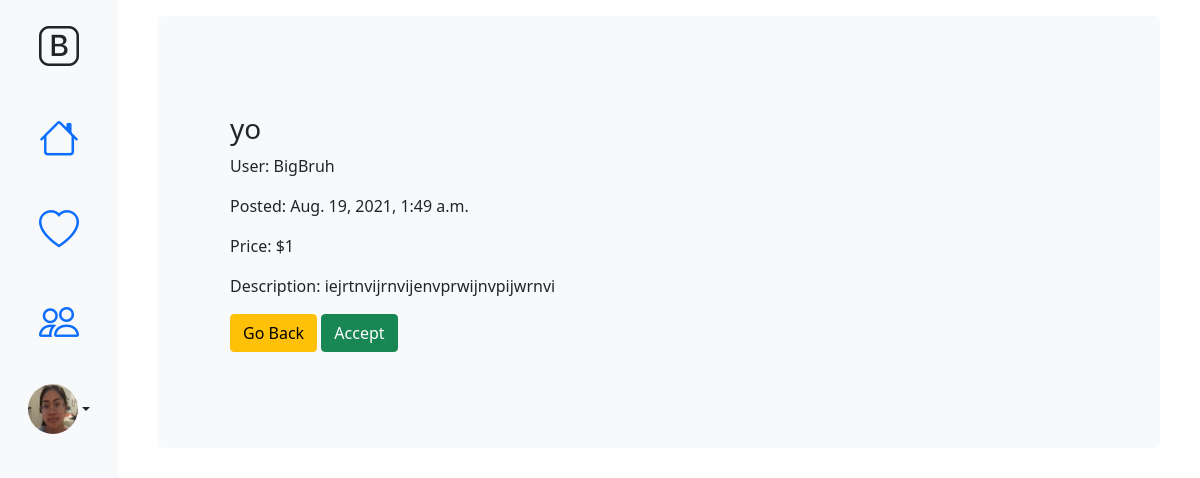
Screenshot of /specialist/22 (signed in) with the database file from the repository.
### firstApp/models.py (models this page shows, shortened)
class UserProfileInfo(models.Model):
    user = models.OneToOneField(User,on_delete=models.CASCADE)
    FIELD = models.TextChoices('FIELDTYPE', 'Medical Engineering Education Home General')
    USERTYPE = models.TextChoices('USERTYPE', 'User Specialist')
    profile_pic = models.ImageField(upload_to='profile_pics',blank=True)
    user_type = models.CharField(choices=USERTYPE.choices, max_length=10, default="User")
    field = models.CharField(choices=FIELD.choices, max_length=12, default="General")
    slug = models.SlugField(null=True)

class Question(models.Model):
    PROGRESSTYPE = models.TextChoices('PROGRESSTYPE', 'Active Pending Archived Disputed')
    FIELDTYPE = models.TextChoices('FIELDTYPE', 'Medical Engineering Education Home General')
    title = models.CharField(max_length=200)
    author = models.ForeignKey('auth.User', on_delete=models.CASCADE, null=True)
    text = models.TextField()
    created_date = models.DateTimeField(default=timezone.now)
    price = models.PositiveIntegerField(default=1)
    field_type = models.CharField(choices=FIELDTYPE.choices, max_length=12, default="General")
    progress_type = models.CharField(choices=PROGRESSTYPE.choices, max_length=12, default="Pending")
    room = models.CharField(max_length=6, default="")

### firstApp/views.py (the view)
# urls.py: path('specialist/<int:pk>',views.QuestionSpecialistDetailView.as_view(), name="question-detail"),
class QuestionSpecialistDetailView(LoginRequiredMixin, DetailView):
    login_url = '/about/'
    redirect_field_name = ''
    template_name = 'firstApp/specialist_question_detail.html'
    context_object_name = 'question'
    model = Question

### firstApp/context_processors.py (called while the page is built)
def firstContext(request):
    try:
        if request.user.is_authenticated:
            profile = get_object_or_404(UserProfileInfo,user=request.user)
            return {
                'profile': profile
            }
        return {'empty': ''}
    except:
        return {'profile':'hi'}

### firstApp/templates/firstApp/specialist_question_detail.html (shortened to what this page needs)
{% extends "firstApp/base2.html" %}
{% block body_block %}
<div class="container">
<div class="p-5 mb-4 bg-light rounded-3">
      <div class="container-fluid py-5">
        <div class="centerstage">
          <h3>{{question.title}}</h3>
          <p>User: {{question.author}}</p>
          <p>Posted: {{question.created_date}}</p>
          <p>Price: ${{question.price}}</p>
          <p>Description: {{question.text}}</p>
        </div>
        <div class="container-flex">
          <a class="btn btn-warning" href="{% url 'firstApp:homeSpecialist' %}">Go Back</a>
          <button class="btn btn-success" type="button" name="button" data-bs-toggle="modal" data-bs-target="#exampleModal2">Accept</button>
        </div>
      </div>
    </div>
  </div>
{% endblock %}

### firstApp/templates/firstApp/base2.html (shortened to what this page needs)
<!DOCTYPE html>
{% load static %}
<html lang="en" dir="ltr">
  <head>
    <link rel="stylesheet" href="{% static "css/style15.css" %}">
    <link rel="stylesheet" href="https://cdn.jsdelivr.net/npm/bootstrap-icons@1.4.0/font/bootstrap-icons.css">
    <link href="https://cdn.jsdelivr.net/npm/bootstrap@5.1.0/dist/css/bootstrap.min.css" rel="stylesheet">
  </head>
  <body>
    <div class="container-fluid">
        <div class="row">
            <div class="col-sm-auto bg-light sticky-top">
                <div class="d-flex flex-sm-column flex-row flex-nowrap bg-light align-items-center sticky-top">
                    <a href="{% url 'firstApp:about'%}" class="d-block p-3 link-dark text-decoration-none" title="" data-bs-toggle="tooltip" data-bs-placement="right" data-bs-original-title="Icon-only">
                        <i class="bi-bootstrap fs-1"></i>
                    </a>
                    <ul class="nav nav-pills nav-flush flex-sm-column flex-row flex-nowrap mb-auto mx-auto text-center align-items-center">
                        <li class="nav-item">
                            {% if profile.user_type == 'User' %}
                            <a href="{% url 'firstApp:home'%}" class="nav-link py-3 px-2" title="" data-bs-toggle="tooltip" data-bs-placement="right" data-bs-original-title="Home">
                                <i class="bi-house fs-1"></i>
                            </a>
                            {%else%}
                            <a href="{% url 'firstApp:homeSpecialist'%}" class="nav-link py-3 px-2" title="" data-bs-toggle="tooltip" data-bs-placement="right" data-bs-original-title="Home">
                                <i class="bi-house fs-1"></i>
                            </a>
                            {% endif %}
                        </li>
                        <li>
                            <a href="#" class="nav-link py-3 px-2" title="" data-bs-toggle="tooltip" data-bs-placement="right" data-bs-original-title="Products">
                                <i class="bi-heart fs-1"></i>
                            </a>
                        </li>
                        <li>
                            <a href="#" class="nav-link py-3 px-2" title="" data-bs-toggle="tooltip" data-bs-placement="right" data-bs-original-title="Customers">
                                <i class="bi-people fs-1"></i>
                            </a>
                        </li>
                    </ul>
                    <div class="dropdown">
                        <a href="#" class="d-flex align-items-center justify-content-center p-3 link-dark text-decoration-none dropdown-toggle" id="dropdownUser3" data-bs-toggle="dropdown" aria-expanded="false">
                            {%if profile.profile_pic %}
                            <img class="image-rounded" height="50px" width="50px" src="{{profile.profile_pic.url}}" alt="">
                            {%else%}
                            <i class="bi-person-circle h2"></i>
                            {%endif%}
                        </a>
                    </div>
                </div>
            </div>
            <div class="col-sm p-3 min-vh-100">
              {% block body_block %}{% endblock %}
            </div>
        </div>
    </div>
  </body>
</html>

### firstApp/static/css/style15.css (style rules this page uses)
.image-rounded { border-radius: 50%; }
.centerstage { margin-right: auto; margin-left: auto; }

### rows the page displays
UserProfileInfo: profile_pic (picture)
Question: title "yo", author "BigBruh", created_date "Aug. 19, 2021, 1:49 a.m.", price "1", text "iejrtnvijrnvijenvprwijnvpijwrnvi"
